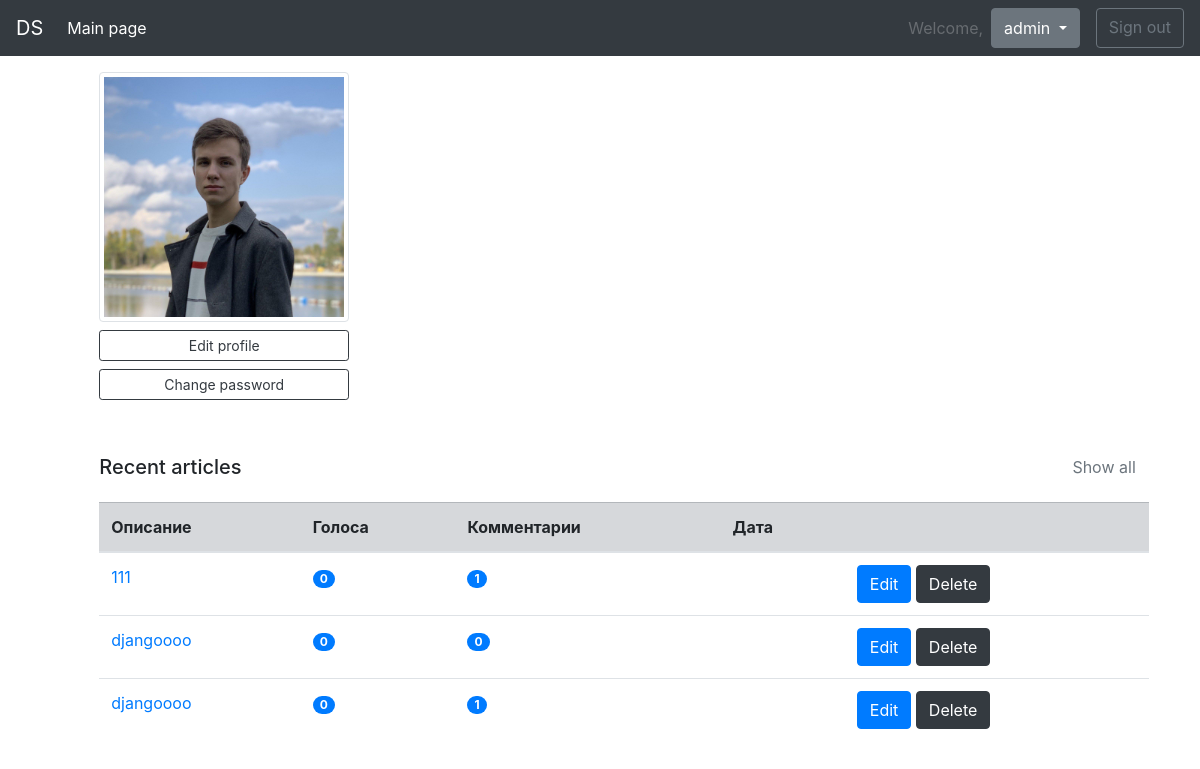
/accounts/profile/ (signed in), run on the app's committed database.
### accounts/models.py (models this page shows, shortened)
class Profile(models.Model):
    user = models.OneToOneField(User, on_delete=models.CASCADE)
    photo = models.ImageField(upload_to='profile_photos')
    bio = models.TextField(max_length=1000, blank=True)

### article/models.py (models this page shows, shortened)
class Article(models.Model):
    title = models.CharField(max_length=255, verbose_name='Название')
    text = models.TextField(max_length=5000, verbose_name='Содержание')
    author = models.ForeignKey(User, max_length=255, verbose_name='Автор', on_delete=models.CASCADE)
    date = models.DateTimeField(auto_now_add=True)
    slug = models.SlugField(max_length=255, blank=True)
    likes = models.IntegerField(default=0)
    dislikes = models.IntegerField(default=0)
    image = models.ImageField(upload_to='article_images', blank=True)
    def get_absolute_url(self):
        return reverse('article_detail_url', kwargs={'slug': self.slug})

### accounts/views.py (the view)
# urls.py: path('profile/', profile_detail, name='profile_detail'),
@login_required
def profile_detail(request):
    user = request.user
    articles = Article.objects.filter(author_id=user.id).order_by('-date')[:3]
    list_of_data = []
    for article in articles:
        num_votes = 0
        tmp = (article, article.comment_set.count(), 0)
        list_of_data.append(tmp)
    context = {
        'user': user,
        'list_of_data': list_of_data,
    }
    return render(request, 'accounts/profile_detail.html', context=context)

### accounts/templates/accounts/profile_detail.html (shortened to what this page needs)
{% extends 'base.html' %}
{% block content %}
    <div class="row py-3 px-10">
        <div class="col-md-11 mx-auto">
            <div class="px-5 pt-0 pb-0 cover">
                <div class="media align-items-end profile-head">
                    <div class="profile mr-3">
                        <img src="/media/{{ user.profile.photo }}" alt="..." width="250" class="rounded mb-2 img-thumbnail">
                        <a href="{% url 'accounts:edit_profile' %}" class="btn btn-outline-dark btn-sm btn-block">Edit profile</a>
                        <a href="{% url 'accounts:change_password_profile' %}" class="btn btn-outline-dark btn-sm btn-block">Change password</a>
                    </div>
                    <div class="media-body mb-5 text-black">
                        <p class="small mb-4"> {{ user.email }}</p>
                    </div>
                </div>
            </div>
            <div class="py-4 ml-5 mt-4">
                {% if list_of_data %}
                    <div class="d-flex align-items-center justify-content-between mb-3">
                        <h5 class="mb-0">Recent articles</h5><a href="{% url 'accounts:profile_all_articles' %}" class="btn btn-link text-muted">Show all</a>
                    </div>
                    <table class="table">
                        <thead>
                        <tr class="table-secondary">
                            <th scope="col">Описание</th>
                            <th scope="col">Голоса</th>
                            <th scope="col">Комментарии</th>
                            <th scope="col">Дата</th>
                            <th scope="col"></th>
                        </tr>
                        </thead>
                        <tbody>
                        {% for article, com_num, vote_num in list_of_data %}
                            <tr>
                                <td><a href="{{ article.get_absolute_url }}"
                                       class="text-black">{{ article.title|truncatechars:60 }}</a></td>
                                <td><span class="badge badge-primary badge-pill">{{ vote_num }}</span></td>
                                <td><span class="badge badge-primary badge-pill">{{ com_num }}</span></td>
                                <td>{{ article.data }}</td>
                                <td>
                                    <a class="btn btn-primary" href="{% url 'article_edit_url' article.slug %}"
                                       role="button">Edit</a>
                                    <a class="btn btn-dark" href="{% url 'article_delete_url' article.slug %}"
                                       role="button">Delete</a>
                                </td>
                            </tr>
                        {% endfor %}
                        </tbody>
                    </table>
                {% else %}
                    <div class="d-flex align-items-center justify-content-between mb-3 mt-3 ml-3">
                        <p>Do you want to <a href="{% url 'create_article' %}"> create an article</a>?</p>
                    </div>
                {% endif %}
            </div>
        </div>
    </div>
{% endblock %}

### news/templates/base.html (shortened to what this page needs)
<!DOCTYPE html>
<html lang="en">
<head>
    <link rel="stylesheet" href="https://cdn.jsdelivr.net/npm/bootstrap@4.5.3/dist/css/bootstrap.min.css">
</head>
<body>
<nav class="navbar navbar-expand-lg navbar-dark bg-dark ">
    <a class="navbar-brand" href="{% url 'index' %}">DS</a>
    <div class="collapse navbar-collapse" id="navbarNavAltMarkup">
        <div class="navbar-nav">
            <a class="nav-link active" href="{% url 'index' %}">Main page<span class="sr-only">(current)</span></a>
        </div>
        <div class="navbar-collapse justify-content-end" id="navbarNavAltMarkup">
            <ul class="navbar-nav ">
                {% if user.is_authenticated %}
                    <li class="nav-item ">
                        <a class="nav-link disabled" tabindex="-1" aria-disabled="true">Welcome,</a>
                    </li>
                    <li class="btn-group " >
                        <button type="button" class="btn btn-secondary dropdown-toggle mr-3" data-toggle="dropdown" aria-haspopup="true" aria-expanded="false">
                            {{user.username}}
                        </button>
                    </li>
                    <a class="btn btn-outline-secondary" href="{% url 'accounts:logout_url' %}">Sign out</a>
                {% else %}
                    <a class="btn btn-light mr-3" href="{% url 'accounts:register_url' %}">Sign up</a>
                    <a class="btn btn-outline-light" href="{% url 'accounts:login_url' %}">Sign in</a>
                {% endif %}
            </ul>
        </div>
    </div>
</nav>
{% block content %}
{% endblock %}
</body>
</html>

### data on the page
Article: title "111", vote_num "0", author "1"
Article: title "djangoooo", vote_num "0", com_num "0"
Article: title "djangoooo", vote_num "0", author "1"

### other printed values
{{ user.username }} "admin"
